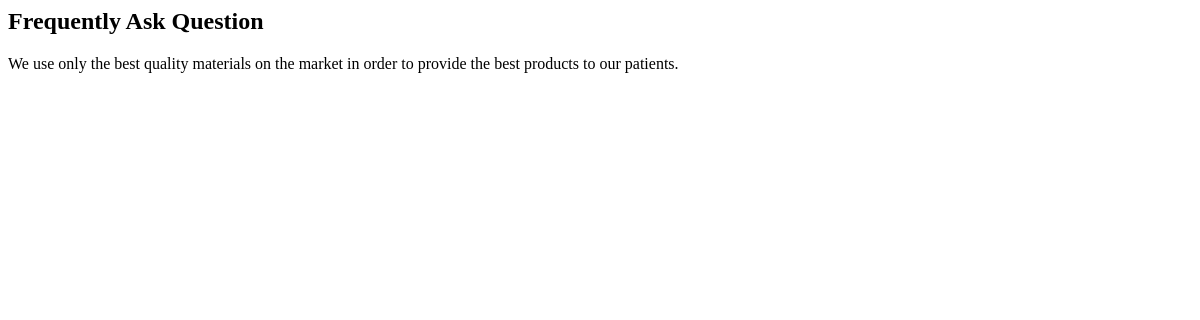
Page /faq/ on the earlier database version.
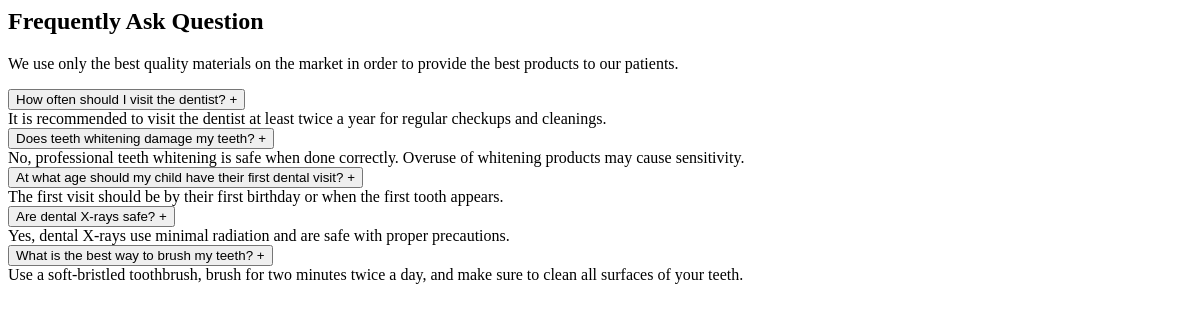
Same page on the later database version.
### home/models.py (models this page shows, shortened)
class FAQ(models.Model):
    question = models.CharField(max_length=255)
    answer = models.TextField()

### home/views.py (the view)
# urls.py: path("faq/", views.faq, name="faq"),
def faq(request):
    faqs = FAQ.objects.all()
    print("ss",faq)
    return render(request, "partials/faq_list.html", {"faqs": faqs})

### home/templates/partials/faq_list.html (shortened to what this page needs)
{% load static %}
<section
  class="lg:mx-10 mx-2 lg:my-12 sm:my-8 my-3 sm:px-8 rounded-xl py-4"
>
  <div class="container max-w-2xl mx-auto bg-white rounded-lg p-3">
      <c-gHeadline>
        <h2
          class="font-bold sm:text-4xl text-3xl text-dark capitalize sm:leading-snug"
        >
        Frequently Ask <span class="text-secondary">Question</span>
        </h2>
      </c-gHeadline>
      <p class="font-normal text-base text-primaryGray my-6">We use only the best quality materials on the market in order to provide the best products to our patients.</p>
      {% for faq in faqs %}
      <div class="border-b border-gray-300 py-2 mt-4">
        <button class="w-full font-semibold text-primaryGray text-base  text-left flex justify-between items-center p-2"
                hx-on:click="toggleFAQ(this)">
          {{ faq.question }}
          <span class="icon text-xl transition-transform duration-300 ease-in-out">+</span>
        </button>
        <div class="faq-answer max-h-0 overflow-hidden transition-all duration-300 ease-in-out text-gray-600">
          {{ faq.answer }}
        </div>
      </div>
    {% endfor %}
    </div>
</section>

Differences in the rows shown:
added FAQ: question "How often should I visit the dentist?", answer "It is recommended to visit the dentist at least twice a year for regular checkups and cleanings."
added FAQ: question "Does teeth whitening damage my teeth?", answer "No, professional teeth whitening is safe when done correctly. Overuse of whitening products may cause sensitivity."
added FAQ: question "At what age should my child have their first dental visit?", answer "The first visit should be by their first birthday or when the first tooth appears."
added FAQ: question "Are dental X-rays safe?", answer "Yes, dental X-rays use minimal radiation and are safe with proper precautions."
added FAQ: question "What is the best way to brush my teeth?", answer "Use a soft-bristled toothbrush, brush for two minutes twice a day, and make sure to clean all surfaces of your teeth."
